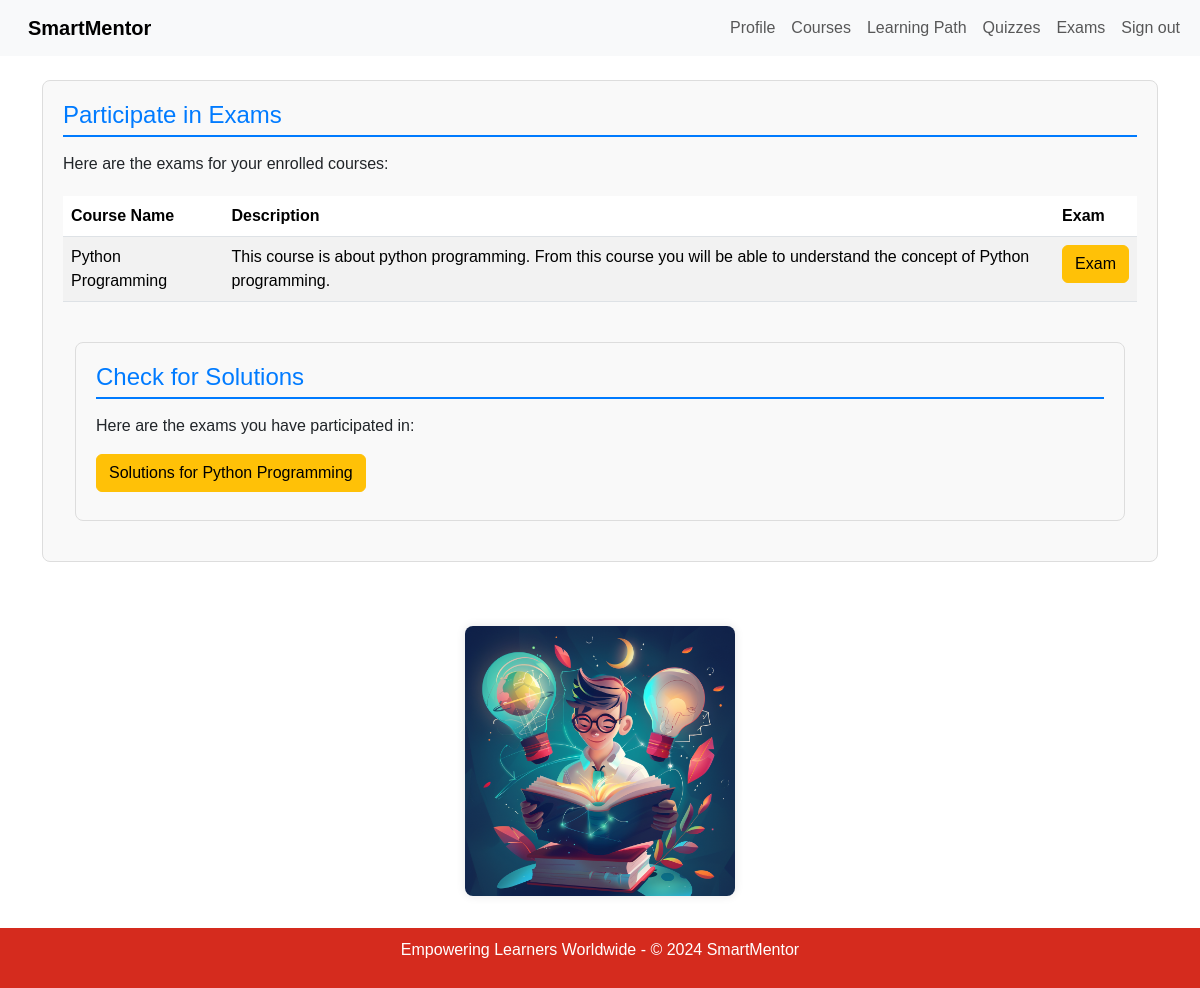
Screenshot of /student/exam (signed in) with the database file from the repository.
### app/models.py (models this page shows, shortened)
class Course(models.Model):
    name = models.CharField(max_length=50, default='course')
    description = models.CharField(max_length=200, default='Default description')
    pdfs = models.ManyToManyField(PDF, blank=True, related_name='courses')
    time_created = models.DateTimeField(auto_now_add=True, null=True)
    teacher = models.ForeignKey('Teacher', on_delete=models.CASCADE, related_name='courses', default=Teacher.get_default_teacher)

### app/views.py (the view)
# urls.py: path('student/exam', StudentExamView.as_view(), name='course_exam'),
class StudentExamView(LoginRequiredMixin, ListView):
    model = Course
    template_name = 'app/student_exam.html'
    def get_context_data(self, **kwargs):
        context = super().get_context_data(**kwargs)
        if self.request.user.is_authenticated and hasattr(self.request.user, 'profile'):
            student_profile = self.request.user.profile.student
            enrolled_courses = student_profile.courses.all()
            all_courses = Course.objects.exclude(id__in=enrolled_courses.values_list('id', flat=True))
        else:
            all_courses = Course.objects.none()
        context['all_courses'] = all_courses
        context['enrolled_courses'] = enrolled_courses
        return context

### app/templates/app/student_exam.html (shortened to what this page needs)
{% extends "app/base.html" %}
{% block content %}
{% if user.is_authenticated %}
    {% if user.profile.role == 'student' %}
        <nav class="navbar navbar-expand-lg bg-body-tertiary">
            <div class="container-fluid">
                <a class="navbar-brand" href="{% url 'home' %}">SmartMentor</a>
                <div class="collapse navbar-collapse" id="navbarSupportedContent">
                    <ul class="navbar-nav me-auto mb-2 mb-lg-0">
                        <li class="nav-item">
                            <a class="nav-link" href="{% url 'student_profile' %}">Profile</a>
                        </li>
                        <li class="nav-item">
                            <a class="nav-link" href="{% url 'student_courses' %}">Courses</a>
                        </li>
                        <li class="nav-item">
                            <a class="nav-link" href="{% url 'course_learningpath' %}">Learning Path</a>
                        </li>
                        <li class="nav-item">
                            <a class="nav-link" href="/student/quiz">Quizzes</a>
                        </li>
                        <li class="nav-item">
                            <a class="nav-link" href="{% url 'course_exam' %}">Exams</a>
                        </li>
                        <li class="nav-item">
                            <form action="{% url 'logout' %}" method="post" style="margin: 0">
                                <button type="submit" class="nav-link" style="background: none; border: none; cursor: pointer;">Sign out</button>
                            </form>
                        </li>
                    </ul>
                </div>
            </div>
        </nav>
        <br>
        <div class="container-xl">
            <section class="section">
                {% if enrolled_courses %}
                    <h4>Participate in Exams</h4>
                    <p>Here are the exams for your enrolled courses:</p>
                    <table class="table table-striped">
                        <thead>
                            <tr>
                                <th>Course Name</th>
                                <th>Description</th>
                                <th>Exam</th>
                            </tr>
                        </thead>
                        <tbody>
                            {% for course in user.profile.student.courses.all %}
                                <tr>
                                    <td>{{ course.name }}</td>
                                    <td>{{ course.description }}</td>
                                    <td>
                                        <a href="{% url 'chat_with_exam' course.id %}" class="btn btn-warning">Exam</a>
                                    </td>
                                </tr>
                            {% endfor %}
                        </tbody>
                    </table>
                    <br>
                    <div class="container-xl">
                        <section class="section">
                            <h4>Check for Solutions</h4>
                            <p>Here are the exams you have participated in:</p>
                            {% for course in user.profile.student.courses.all %}
                                <a href="{% url 'exam_scores' course.id %}" class="btn btn-warning mb-2">Solutions for {{ course.name }}</a>
                            {% endfor %}
                        </section>
                    </div>
                {% else %}
                    <h4>Enroll in a Course!</h4>
                    <p>You are not enrolled in any courses. Please <a href="{% url 'student_courses' %}">enroll in a course</a> to participate in an exam.</p>
                {% endif %}
            </section>
        </div>
        <br>
        <div class="container-xl">
            <section class="image-container">
                <div class="d-flex justify-content-center">
                    {% load static %}
                    <img src="{% static 'images/exam_image.jpg' %}" alt="Exam Image" class="img-fluid exam-image">
                </div>
            </section>
        </div>
        <br><br><br>
    {% else %}
        <h1>Access Denied</h1>
        <p>You are not authorized to view this page. Please <a href="{% url 'home' %}">go back</a> to home.</p>
    {% endif %}
{% else %}
    <h1>Access Denied</h1>
    <p>You are not authorized to view this page. Please <a href="{% url 'login' %}">log in</a> to view this page.</p>
{% endif %}
{% endblock %}

### app/templates/app/student_exam.html (style rules this page uses)
body { font-family: 'Arial', sans-serif; }
.navbar-brand { font-weight: bold; }
.section { margin-bottom: 20px; padding: 20px; background: #f9f9f9; border: 1px solid #ddd; border-radius: 8px; }
.section h4 { border-bottom: 2px solid #007bff; padding-bottom: 5px; margin-bottom: 15px; color: #007bff; }
.btn-warning { background-color: #ffc107; border-color: #ffc107; }
.table { margin-top: 20px; }
.exam-image { max-width: 270px; max-height: 270px; border-radius: 8px; box-shadow: 0 0 10px rgba(0, 0, 0, 0.1); margin: 20px auto; display: block; }

### rows the page displays
Course: name "Python Programming", description "This course is about python programming. From this course you will be able to understand the concept of Python programming."
